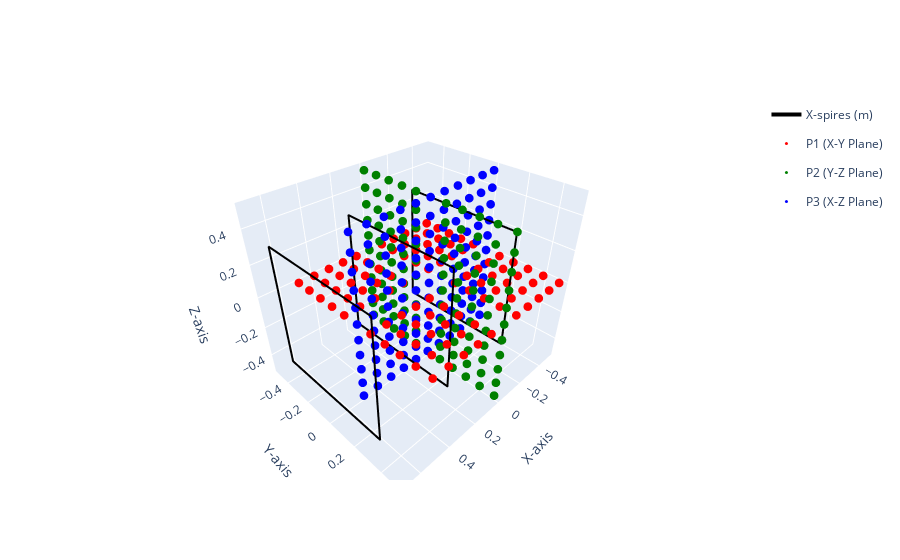

Notebook source saved alongside this figure:
### Code cell
X, Y, Z = sim.generate_range([-0.5, 0.5], [-0.5, 0.5], [-0.5, 0.5], step_size_x = grid_length_size)

hplot.plot_grid(X, Y, Z, f0)

### Figure 1 — Plotly figure (JSON) as saved in the notebook; plotly's stock layout.template omitted (floating-point values rounded to 4 significant figures; data arrays with more than 128 entries replaced by an {"elided": "..."} marker saying what was removed)
{"data": [{"legendgroup": "X-spires (m)", "line": {"color": "black", "width": 4}, "mode": "lines", "name": "X-spires (m)", "showlegend": true, "type": "scatter3d", "x": {"elided": "400 float values"}, "y": {"elided": "400 float values"}, "z": {"elided": "400 float values"}}, {"legendgroup": "X-spires (m)", "line": {"color": "black", "width": 4}, "mode": "lines", "showlegend": false, "type": "scatter3d", "x": {"elided": "400 float values"}, "y": {"elided": "400 float values"}, "z": {"elided": "400 float values"}}, {"legendgroup": "X-spires (m)", "line": {"color": "black", "width": 4}, "mode": "lines", "showlegend": false, "type": "scatter3d", "x": {"elided": "400 float values"}, "y": {"elided": "400 float values"}, "z": {"elided": "400 float values"}}, {"marker": {"color": "red", "size": 3}, "mode": "markers", "name": "P1 (X-Y Plane)", "type": "scatter3d", "x": {"elided": "169 float values"}, "y": {"elided": "169 float values"}, "z": {"elided": "169 int values"}}, {"marker": {"color": "green", "size": 3}, "mode": "markers", "name": "P2 (Y-Z Plane)", "type": "scatter3d", "x": {"elided": "169 int values"}, "y": {"elided": "169 float values"}, "z": {"elided": "169 float values"}}, {"marker": {"color": "blue", "size": 3}, "mode": "markers", "name": "P3 (X-Z Plane)", "type": "scatter3d", "x": {"elided": "169 float values"}, "y": {"elided": "169 int values"}, "z": {"elided": "169 float values"}}], "layout": {"scene": {"xaxis": {"title": {"text": "X-axis"}}, "yaxis": {"title": {"text": "Y-axis"}}, "zaxis": {"title": {"text": "Z-axis"}}}}}
